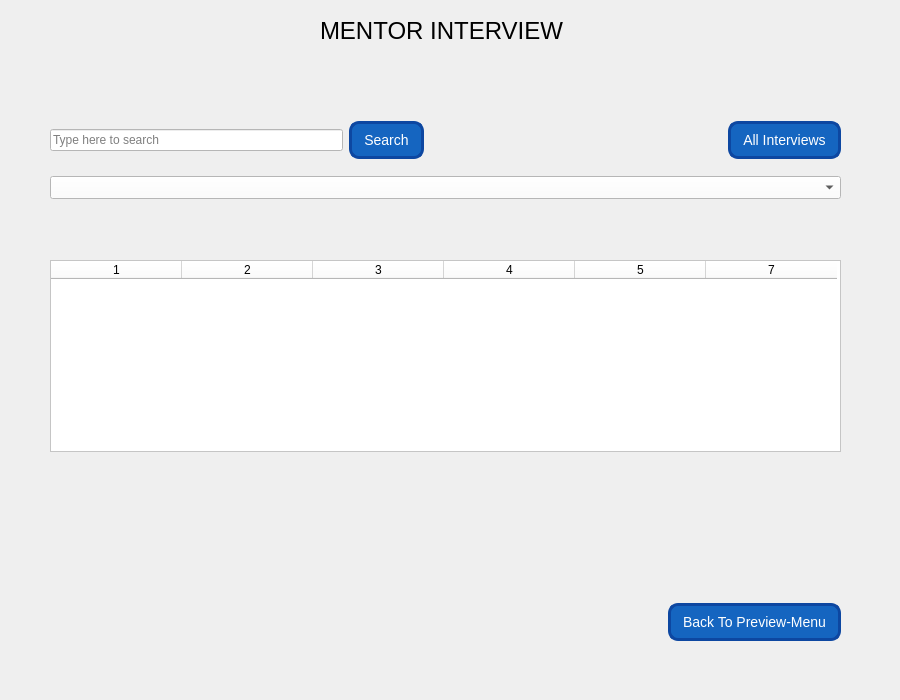
<?xml version="1.0" encoding="UTF-8"?>
<ui version="4.0">
 <class>Form</class>
 <widget class="QWidget" name="Form">
  <property name="geometry">
   <rect>
    <x>0</x>
    <y>0</y>
    <width>900</width>
    <height>700</height>
   </rect>
  </property>
  <property name="minimumSize">
   <size>
    <width>900</width>
    <height>700</height>
   </size>
  </property>
  <property name="maximumSize">
   <size>
    <width>900</width>
    <height>700</height>
   </size>
  </property>
  <property name="windowTitle">
   <string>Mentor Interview</string>
  </property>
  <property name="styleSheet">
   <string notr="true">QWidget {
    background: qlineargradient(spread:pad, x1:0, y1:0, x2:1, y2:1, 
    stop:0 #FFCCB3, stop:1 #FF9966);
}
QPushButton {
    background-color: #1565C0;  /* Varsayılan koyu mavi */
    border-radius: 10px;
    color: white;
    font-size: 14px;
    padding: 8px 12px;
    border: 3px solid #0D47A1;
    box-shadow: 2px 4px 5px rgba(0, 0, 0, 0.3); /* 3D Efekt */
}

/* Hover: Butona mouse gelince */
QPushButton:hover {
    background-color: #1E88E5; /* Hafif açık mavi */
    border: 3px solid #1565C0;
}

/* Click: Butona tıklayınca */
QPushButton:pressed {
    background-color: #64B5F6; /* Daha açık mavi */
    border: 3px solid #1E88E5;
    box-shadow: inset 2px 2px 5px rgba(0, 0, 0, 0.5); /* İç gölge */
}</string>
  </property>
  <widget class="QWidget" name="layoutWidget">
   <property name="geometry">
    <rect>
     <x>50</x>
     <y>110</y>
     <width>791</width>
     <height>101</height>
    </rect>
   </property>
   <layout class="QGridLayout" name="gridLayout">
    <item row="0" column="3">
     <widget class="QPushButton" name="pushButton_tumGorusmeler">
      <property name="font">
       <font>
        <pointsize>-1</pointsize>
       </font>
      </property>
      <property name="text">
       <string>All Interviews</string>
      </property>
     </widget>
    </item>
    <item row="0" column="1">
     <widget class="QPushButton" name="pushButton_ara">
      <property name="font">
       <font>
        <pointsize>-1</pointsize>
       </font>
      </property>
      <property name="text">
       <string>Search</string>
      </property>
     </widget>
    </item>
    <item row="0" column="0">
     <widget class="QLineEdit" name="lineEdit_arama">
      <property name="styleSheet">
       <string notr="true">background-color: rgb(255, 255, 255);</string>
      </property>
      <property name="placeholderText">
       <string>Type here to search</string>
      </property>
     </widget>
    </item>
    <item row="1" column="0" colspan="4">
     <widget class="QComboBox" name="comboBox_">
      <property name="font">
       <font>
        <pointsize>10</pointsize>
       </font>
      </property>
      <property name="styleSheet">
       <string notr="true">background-color: rgb(255, 255, 255);</string>
      </property>
     </widget>
    </item>
    <item row="0" column="2">
     <spacer name="horizontalSpacer_2">
      <property name="orientation">
       <enum>Qt::Horizontal</enum>
      </property>
      <property name="sizeHint" stdset="0">
       <size>
        <width>40</width>
        <height>20</height>
       </size>
      </property>
     </spacer>
    </item>
   </layout>
  </widget>
  <widget class="QWidget" name="layoutWidget">
   <property name="geometry">
    <rect>
     <x>50</x>
     <y>260</y>
     <width>791</width>
     <height>381</height>
    </rect>
   </property>
   <layout class="QGridLayout" name="gridLayout_2">
    <item row="0" column="0" colspan="2">
     <widget class="QTableWidget" name="tableWidget_butunGorusmeler">
      <property name="styleSheet">
       <string notr="true">background-color: rgb(255, 255, 255);</string>
      </property>
      <attribute name="horizontalHeaderDefaultSectionSize">
       <number>131</number>
      </attribute>
      <column>
       <property name="text">
        <string>1</string>
       </property>
      </column>
      <column>
       <property name="text">
        <string>2</string>
       </property>
      </column>
      <column>
       <property name="text">
        <string>3</string>
       </property>
      </column>
      <column>
       <property name="text">
        <string>4</string>
       </property>
      </column>
      <column>
       <property name="text">
        <string>5</string>
       </property>
      </column>
      <column>
       <property name="text">
        <string>7</string>
       </property>
      </column>
     </widget>
    </item>
    <item row="2" column="0">
     <spacer name="horizontalSpacer">
      <property name="orientation">
       <enum>Qt::Horizontal</enum>
      </property>
      <property name="sizeHint" stdset="0">
       <size>
        <width>40</width>
        <height>20</height>
       </size>
      </property>
     </spacer>
    </item>
    <item row="2" column="1">
     <widget class="QPushButton" name="pushButton_geriDon">
      <property name="font">
       <font>
        <pointsize>-1</pointsize>
       </font>
      </property>
      <property name="text">
       <string>Back To Preview-Menu</string>
      </property>
     </widget>
    </item>
    <item row="1" column="0">
     <spacer name="verticalSpacer">
      <property name="orientation">
       <enum>Qt::Vertical</enum>
      </property>
      <property name="sizeHint" stdset="0">
       <size>
        <width>11</width>
        <height>40</height>
       </size>
      </property>
     </spacer>
    </item>
   </layout>
  </widget>
  <widget class="QLabel" name="label">
   <property name="geometry">
    <rect>
     <x>320</x>
     <y>10</y>
     <width>291</width>
     <height>41</height>
    </rect>
   </property>
   <property name="font">
    <font>
     <pointsize>18</pointsize>
    </font>
   </property>
   <property name="text">
    <string>MENTOR INTERVIEW</string>
   </property>
  </widget>
 </widget>
 <resources/>
 <connections/>
</ui>
